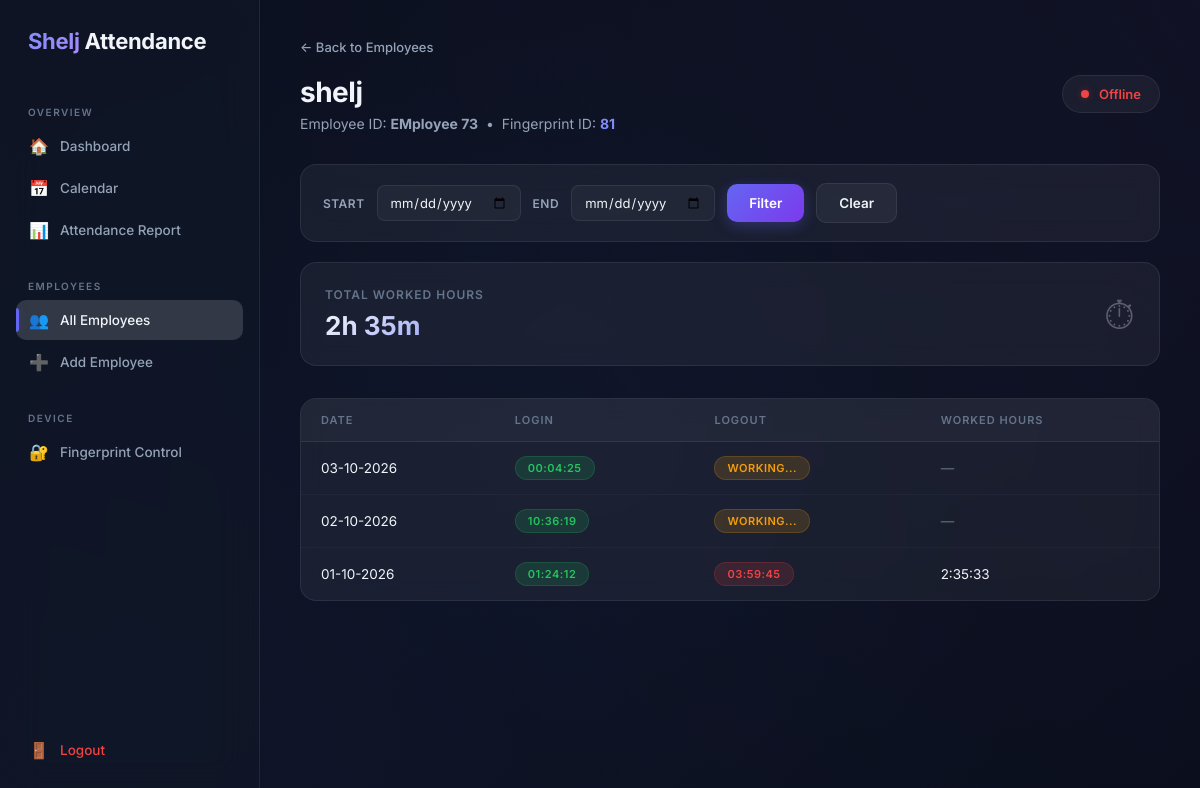
The app's page /web/employees/2/ (signed in) with its own data.
### attendance/models.py (models this page shows, shortened)
class Employee(models.Model):
    name = models.CharField(max_length=150)
    employee_id = models.CharField(max_length=50, unique=True)
    fingerprint_id = models.CharField(max_length=100, unique=True)

class AttendanceSession(models.Model):
    employee = models.ForeignKey(
        Employee,
        on_delete=models.CASCADE,
        related_name="attendance_sessions",
    )
    login_at = models.DateTimeField()
    logout_at = models.DateTimeField(null=True, blank=True)
    worked_hours = models.DurationField(
        null=True,
        blank=True,
    )
    created_at = models.DateTimeField(auto_now_add=True)
    updated_at = models.DateTimeField(auto_now=True)

### attendance/views.py (the view, shortened to what this page needs)
@login_required
def employee_detail(request, employee_id):
    employee = get_object_or_404(
        Employee,
        id=employee_id,
    )
    attendance = (
        employee.attendance_sessions
        .order_by("-login_at")
    )
    start_date = request.GET.get("start_date", "")
    end_date = request.GET.get("end_date", "")
    total_worked = attendance.aggregate(
        total=Sum("worked_hours")
    )["total"]
    if total_worked is None:
        total_worked = timedelta(0)
    total_seconds = int(total_worked.total_seconds())
    total_hours = total_seconds // 3600
    total_minutes = (total_seconds % 3600) // 60
    total_worked_display = f"{total_hours}h {total_minutes}m"
    paginator = Paginator(
        attendance,
        10,
    )
    page_number = request.GET.get("page")
    page_obj = paginator.get_page(
        page_number
    )
    return render(
        request,
        "attendance/employee_detail.html",
        {
            "employee": employee,
            "page_obj": page_obj,
            "start_date": start_date,
            "end_date": end_date,
            "total_worked": total_worked_display,
        },
    )

### attendance/context_processors.py (called while the page is built)
def device_status(request):
    device = (
        AttendanceDevice.objects
        .filter(is_active=True)
        .first()
    )
    return {
        "device": device,
    }

### attendance/models.py (called while the page is built)
    @property
    def is_online(self):
        if self.last_seen is None:
            return False
        return timezone.now() - self.last_seen < timedelta(minutes=2)

### attendance/templates/attendance/employee_detail.html (shortened to what this page needs)
{% extends "attendance/base.html" %}
{% block nav_employees %}active{% endblock %}
{% block content %}
    <a class="back-link" href="{% url 'employee_list' %}" id="back-to-employees">
        ← Back to Employees
    </a>
    <div class="page-header">
        <div>
            <h1>{{ employee.name }}</h1>
            <p>
                Employee ID: <strong>{{ employee.employee_id }}</strong>
                &nbsp;•&nbsp;
                Fingerprint ID:
                <strong style="color: var(--accent-light);">{{ employee.fingerprint_id }}</strong>
            </p>
        </div>
        {% if device and device.is_online %}
            <div class="device-badge online">
                <span class="dot"></span>
                Online
            </div>
        {% else %}
            <div class="device-badge offline">
                <span class="dot"></span>
                Offline
            </div>
        {% endif %}
    </div>
    <form method="get" class="filter-bar" id="date-filter-form">
        <label for="start_date">Start</label>
        <input
            type="date"
            name="start_date"
            id="start_date"
            value="{{ start_date }}"
        >
        <label for="end_date">End</label>
        <input
            type="date"
            name="end_date"
            id="end_date"
            value="{{ end_date }}"
        >
        <button type="submit" class="btn btn-primary" id="btn-filter">
            Filter
        </button>
        <a href="{% url 'employee_detail' employee.id %}" class="btn btn-secondary" id="btn-clear-filter">
            Clear
        </a>
    </form>
    <section class="section">
        <div class="cards-grid" style="grid-template-columns: 1fr;">
            <div class="stat-card" style="display: flex; align-items: center; justify-content: space-between;">
                <div>
                    <div class="stat-label">Total Worked Hours</div>
                    <div class="stat-value" style="font-size: 26px;">{{ total_worked }}</div>
                </div>
                <span style="font-size: 40px; opacity: 0.3;">⏱</span>
            </div>
        </div>
    </section>
    <div class="glass-table-wrap">
        <table class="glass-table" id="attendance-table">
            <thead>
                <tr>
                    <th>Date</th>
                    <th>Login</th>
                    <th>Logout</th>
                    <th>Worked Hours</th>
                </tr>
            </thead>
            <tbody>
            {% for session in page_obj %}
            <tr>
                <td>
                    {{ session.login_at|date:"d-m-Y" }}
                </td>
                <td>
                    <span class="badge badge-login">
                        {{ session.login_at|date:"H:i:s" }}
                    </span>
                </td>
                <td>
                    {% if session.logout_at %}
                        <span class="badge badge-logout">
                            {{ session.logout_at|date:"H:i:s" }}
                        </span>
                    {% else %}
                        <span class="badge badge-working">
                            Working...
                        </span>
                    {% endif %}
                </td>
                <td>
                    {% if session.worked_hours %}
                        {{ session.worked_hours }}
                    {% else %}
                        <span style="color: var(--text-muted);">—</span>
                    {% endif %}
                </td>
            </tr>
            {% empty %}
            <tr>
                <td colspan="4" style="text-align: center; padding: 40px; color: var(--text-muted);">
                    No attendance records found.
                </td>
            </tr>
            {% endfor %}
            </tbody>
        </table>
    </div>
{% endblock %}

### records on screen
Employee: name "shelj", employee_id "EMployee 73", fingerprint_id "81"
AttendanceSession: login_at "03-10-2026", login_at "00:04:25", shows "WORKING..."
AttendanceSession: login_at "02-10-2026", login_at "10:36:19", shows "WORKING..."
AttendanceSession: login_at "01-10-2026", login_at "01:24:12", logout_at "03:59:45", worked_hours "2:35:33"

### other values on screen
{{ total_worked }} "2h 35m"
